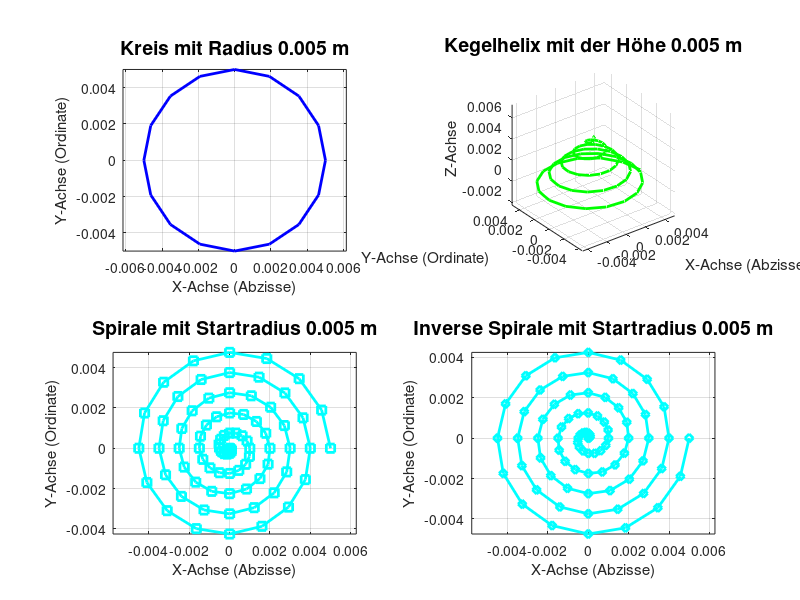

This figure's MATLAB source:
%% IWSW Tutorium
%
% Technische Universität Clausthal
%
% Vorlesung: Ingenieurwissenschaftliche Softwarewerkzeuge (IWSW)
%
%
% Uebung 3 A2.1: Spirale mit umgekehrter Drehrichtung
%
% Beschreibung:
% Script mit Anweisungen zur Bearbeitung der Uebung 3
% Bearbeitung des Teils: Zum Warmwerden
%
%......................................................................
% Änderungslog
%
% 2012-11-07    Ahlborn
%               Erstellen: Ursprüngliche Musterlösung
%
% 06/04/2017  Lichterfeld, Robert-Vincent
%             Überarbeitet: Aufgabe 2.1 c) Spirale mit umgekehrter
%             Drehrichtung


%% Aufräumen
% Ausgewählte Variablen löschen
clear R Rin_b d;
% Command Window leeren
clc;

%% Aufgabe 2.1 a)
%   Parameter initialisieren
% Anzahl der Stützpunkte
d = 16;
% Stützpunkte           [rad]
phiSt = 0 : ((2*pi)/d) : (2*pi);
% Radius, fest          [m]
% R = 2E-3;
% Abfrage des Radius aus dem Command Window
R = input('Bitte den Radius in [mm] angeben (Kreis): ')/1000;

% Stützpunkte im kartesischen Koordinatensystem
% X-Koordinaten berechnen
x = R*cos(phiSt);
% Y-Koordinaten berechnen
y = R*sin(phiSt);

%% Aufgabe 2.1 b)
%   Weitere Parameter abfragen
% Abfrage des Radius                        [mm]
Rin_b = input('Bitte den Radius in [mm] angeben (Spirale): ')/1000;
% Abfrage der Windungen                     [-]
turns_b = input('Windungen (Spirale): ');
% Berechnen der Spiralkoordinaten
% Stützpunkwinkel                           [rad]
phiSt_b = 0 : ((2*pi) / d): (turns_b*2*pi);
% Stützpunktradius                          [m]
R_b = Rin_b : ((-Rin_b) / (d*turns_b) ): 0;
% Stützpunkte im kartesischen Koordinatensystem
% X-Koordinaten berechnen
x_b = R_b.*cos(phiSt_b);
% Y-Koordinaten berechnen
y_b = R_b.*sin(phiSt_b);

%% Aufgabe 2.1 c)
%   Weitere Parameter abfragen
% Abfrage der Höhe                  [mm]
h_c = input('Bitte Hoehe der Kegelhelix in [mm] angeben: ')/1000;

% Berechnen der Stützpunkthoehe für den Kegel
% Hoehenstützpunkte                 [mm]
z = 0: (h_c /(d*turns_b)) : h_c;

%% Erweiterung für Ue 3 - A 2.1 c)
% Spirale mit umgekehrter Drehrichtung
% Stützpunkwinkel                           [rad]
phiSt_3b = (turns_b*2*pi) : ((-2*pi) / d): 0;
% Stützpunkte im kartesischen Koordinatensystem
% X-Koordinaten berechnen
x_3b = R_b.*cos(phiSt_3b);
% Y-Koordinaten berechnen
y_3b = R_b.*sin(phiSt_3b);


%% Darstellung Ue 3 - A 2.1 c)
% Erstellen eines figure windows und dieses auf handle referenzieren
fg01 = figure(1);
% Eigenschaften zum handle antragen, durch den Befehl set(...)
set(fg01,'Name','Lösungsbeispiel | Uebung 3 - A2.1 c)','NumberTitle','on');
% relative Angabe [left bottom width height]
set(fg01,'Units','normalized','Position',[0.12 0.20 0.6 0.58]);

% Matrixartige Anordnung mehrerer Plots
% Erstellen des ersten Plots
subplot(2,2,1)
% Grafische Darstellung des Kreises
plot(x, y, '-b', 'LineWidth', 2);
% Gitterlinien im Hintergrund
grid on;

% Beschriftungen
% Titel für das Diagram - [mehrere Argumente]
title(['Kreis mit Radius ', num2str(R), ' m'], 'FontSize', 14);
% X- Achsenbeschriftung
xlabel('X-Achse (Abzisse)');
% Y- Achsenbeschriftung
ylabel('Y-Achse (Ordinate)');
% Gitterlinien im Hintergrund
grid on;
% Achsen mit gleichem Masstab verwenden
axis equal;


% Matrixartige Anordnung mehrerer Plots
% Erstellen des zweiten Plots
subplot(2,2,2)
% Grafische Darstellung der Kegelhelix
plot3(x_b, y_b, z, '-g', 'LineWidth', 2);
% Gitterlinien im Hintergrund
grid on;

% Beschriftungen
% Titel für das Diagram - [mehrere Argumente]
title(['Kegelhelix mit der Höhe ', num2str(h_c), ' m'], 'FontSize', 14);
% X-Achsenbeschriftung
xlabel('X-Achse (Abzisse)');
% Y-Achsenbeschriftung
ylabel('Y-Achse (Ordinate)');
% Z-Achsenbeschriftung
zlabel('Z-Achse');
% Gitterlinien im Hintergrund
grid on;
% Achsen mit gleichem Masstab verwenden
axis equal;



% Matrixartige Anordnung mehrerer Plots
% Erstellen des dritten Plots
subplot(2,2,3)
% Grafische Darstellung der Spirale
plot(x_b, y_b, '-cs', 'LineWidth', 2);
% Gitterlinien im Hintergrund
grid on;

% Beschriftungen
% Titel für das Diagram - [mehrere Argumente]
title(['Spirale mit Startradius ', num2str(Rin_b), ' m'], 'FontSize', 14);
% X- Achsenbeschriftung
xlabel('X-Achse (Abzisse)');
% Y- Achsenbeschriftung
ylabel('Y-Achse (Ordinate)');
% Gitterlinien im Hintergrund
grid on;
% Achsen mit gleichem Masstab verwenden
axis equal;


% Matrixartige Anordnung mehrerer Plots
% Erstellen des vierten Plots
subplot(2,2,4)
% Grafische Darstellung der Spirale
plot(x_3b, y_3b, '-cd', 'LineWidth', 2);
% Gitterlinien im Hintergrund
grid on;

% Beschriftungen
% Titel für das Diagram - [mehrere Argumente]
title(['Inverse Spirale mit Startradius ', num2str(Rin_b), ' m'], 'FontSize', 14);
% X- Achsenbeschriftung
xlabel('X-Achse (Abzisse)');
% Y- Achsenbeschriftung
ylabel('Y-Achse (Ordinate)');
% Gitterlinien im Hintergrund
grid on;
% Achsen mit gleichem Masstab verwenden
axis equal;

%eof|ENDE
